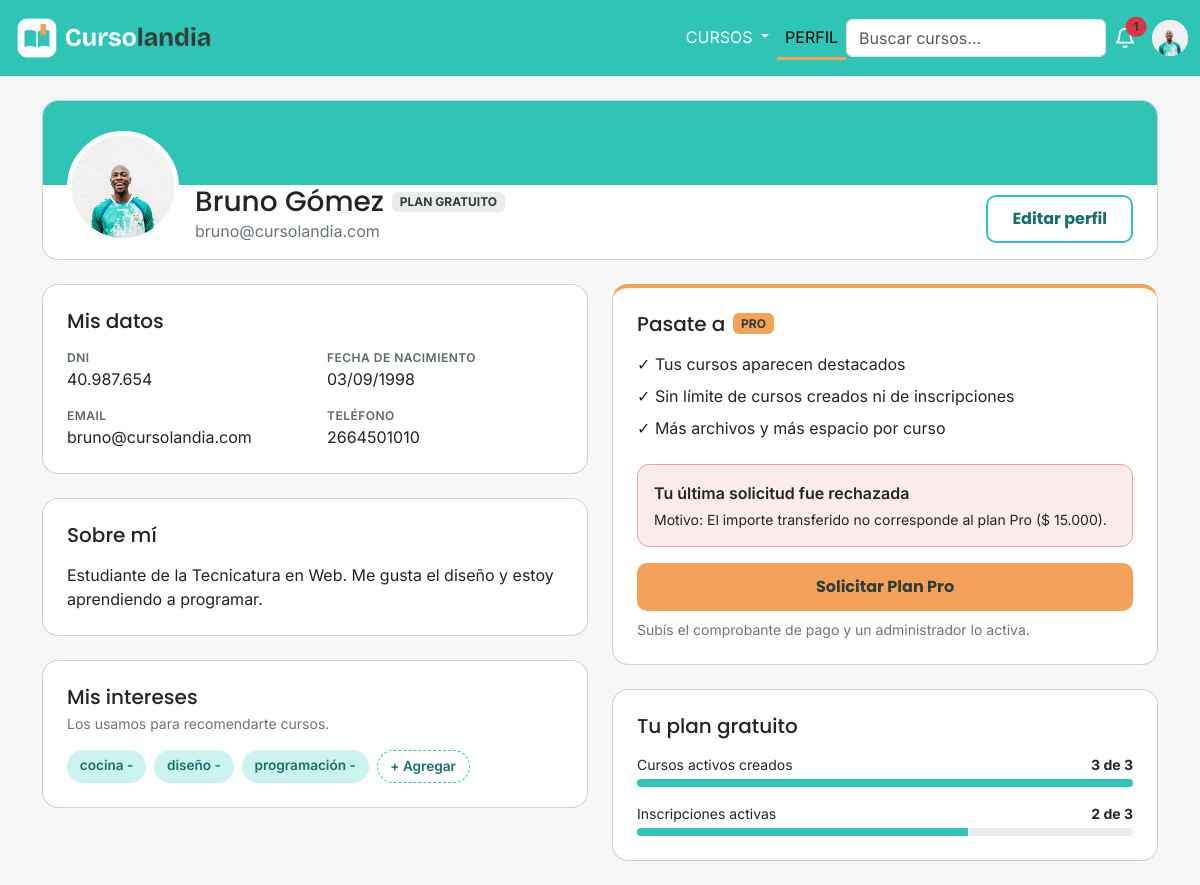
The app's page /vistas/perfil.php (signed in) with its own data.
### tables this page shows
CREATE TABLE usuario (
    id_usuario        INT UNSIGNED NOT NULL COMMENT 'DNI del usuario',
    nombre            VARCHAR(50)  NOT NULL,
    apellido          VARCHAR(50)  NOT NULL,
    email             VARCHAR(100) NOT NULL UNIQUE,
    contrasenia       VARCHAR(255) NOT NULL,
    fecha_nacimiento  DATE NOT NULL,
    telefono          VARCHAR(20)  NULL,
    antecedentes      TEXT NULL,
    imagen_principal  VARCHAR(255) NOT NULL DEFAULT 'img/avatar-default.png',
    tipo_plan         ENUM('gratuito','pro') NOT NULL DEFAULT 'gratuito',
    fecha_venc_pro    DATE NULL,
    PRIMARY KEY (id_usuario),
    CONSTRAINT chk_usuario_dni CHECK (id_usuario BETWEEN 1000000 AND 99999999),
    CONSTRAINT chk_usuario_pro CHECK (tipo_plan = 'gratuito' OR fecha_venc_pro IS NOT NULL)
);

CREATE TABLE solicitud_plan_pro (
    id_solicitud         INT UNSIGNED NOT NULL AUTO_INCREMENT,
    id_usuario           INT UNSIGNED NOT NULL,
    fecha_envio          DATE NOT NULL DEFAULT (CURRENT_DATE),
    mensaje              TEXT NOT NULL,
    comprobante          VARCHAR(255) NOT NULL COMMENT 'ruta del archivo subido',
    estado               ENUM('pendiente','aprobada','denegada') NOT NULL DEFAULT 'pendiente',
    fecha_venc_asignada  DATE NULL,
    motivo_rechazo       VARCHAR(255) NULL,
    PRIMARY KEY (id_solicitud),
    CONSTRAINT chk_solicitud_aprobada CHECK (
        (estado = 'aprobada' AND fecha_venc_asignada IS NOT NULL) OR
        (estado <> 'aprobada' AND fecha_venc_asignada IS NULL)
    ),
    CONSTRAINT chk_solicitud_venc CHECK (fecha_venc_asignada > fecha_envio),
    CONSTRAINT fk_solicitud_usuario FOREIGN KEY (id_usuario)
        REFERENCES usuario (id_usuario)
        ON UPDATE CASCADE
        ON DELETE CASCADE
);

CREATE TABLE etiqueta (
    id_etiqueta  INT UNSIGNED NOT NULL AUTO_INCREMENT,
    nombre       VARCHAR(30)  NOT NULL,
    PRIMARY KEY (id_etiqueta),
    CONSTRAINT uq_etiqueta_nombre UNIQUE (nombre)
);

### vistas/perfil.php (the view, shortened to what the rows shown need)
<?php
require_once __DIR__ . '/../controles/ControlUsuario.php';
require_once __DIR__ . '/../controles/ControlEtiqueta.php';
require_once __DIR__ . '/../controles/ControlSolicitud.php';
require_once __DIR__ . '/../includes/avatar.php';
$controlUsuario = new ControlUsuario($conexion);
$usuario = $controlUsuario->buscarPorId($_SESSION['id_usuario']);
$controlEtiqueta = new ControlEtiqueta($conexion);
foreach($controlEtiqueta->obtenerInteresesDeUsuario($usuario->getId_usuario()) as $etiqueta){
    $usuario->agregarInteres($etiqueta);
}
$cursosCreados = $controlUsuario->contarCursosCreados($usuario->getId_usuario());
$inscripciones = $controlUsuario->contarInscripcionesActivas($usuario->getId_usuario());
$telefono     = $usuario->getTelefono() ?? '';
$antecedentes = $usuario->getAntecedentes() ?? '';
$controlSolicitud = new ControlSolicitud($conexion);
$ultimaSolicitud = $controlSolicitud->obtenerUltimaDeUsuario($usuario->getId_usuario());
?>
<!DOCTYPE html>
<html lang="es">
<head>
    <link href="https://cdn.jsdelivr.net/npm/bootstrap@5.3.8/dist/css/bootstrap.min.css" rel="stylesheet">
    <link href="../css/styles.css" rel="stylesheet">
</head>
<body class="fondo-suave">
    <main class="container perfil my-4">
        <section class="card perfil-encabezado mb-4">
            <div class="card-body d-flex flex-wrap align-items-end justify-content-between gap-3 px-4 pt-0">
                <div class="d-flex flex-wrap align-items-end gap-3">
                    <?php if ($usuario->tieneFoto()): ?>
                        <?php mostrarAvatar($usuario, 'perfil-avatar'); ?>
                    <?php else: ?>
                        <div class="perfil-avatar"><?= htmlspecialchars($usuario->getIniciales()) ?></div>
                    <?php endif; ?>
                    <div>
                        <div class="d-flex flex-wrap align-items-center gap-2">
                            <h1 class="h3 mb-0"><?= htmlspecialchars($usuario->getNombre() . ' ' . $usuario->getApellido()) ?></h1>
                            <?php if ($usuario->esPro()): ?>
                                <span class="badge">PRO</span>
                            <?php else: ?>
                                <span class="badge badge-gratuito">PLAN GRATUITO</span>
                            <?php endif; ?>
                        </div>
                        <p class="text-secondary mb-0"><?= htmlspecialchars($usuario->getEmail()) ?></p>
                    </div>
                </div>
            </div>
        </section>
        <div class="row g-4">
            <div class="col-lg-6 d-flex flex-column gap-4">
                <section class="card">
                    <div class="card-body p-4">
                        <h2 class="h5 mb-3">Mis datos</h2>
                        <dl class="row mb-0">
                            <div class="col-sm-6">
                                <dt class="dato-titulo">DNI</dt>
                                <dd class="mb-3"><?= number_format($usuario->getId_usuario(), 0, ',', '.') ?></dd>
                                <dt class="dato-titulo">Email</dt>
                                <dd class="mb-3 mb-sm-0 text-break"><?= htmlspecialchars($usuario->getEmail()) ?></dd>
                            </div>
                            <div class="col-sm-6">
                                <dt class="dato-titulo">Fecha de nacimiento</dt>
                                <dd class="mb-3"><?= date('d/m/Y', strtotime($usuario->getFecha_nacimiento())) ?></dd>
                                <dt class="dato-titulo">Teléfono</dt>
                                <?php if ($telefono === ''): ?>
                                    <dd class="mb-0 text-secondary">Sin cargar · <a href="editar_perfil.php" class="link-registro">Agregar</a></dd>
                                <?php else: ?>
                                    <dd class="mb-0"><?= htmlspecialchars($telefono) ?></dd>
                                <?php endif; ?>
                            </div>
                        </dl>
                    </div>
                </section>
                <section class="card">
                    <div class="card-body p-4">
                        <h2 class="h5 mb-3">Sobre mí</h2>
                        <?php if ($antecedentes === ''): ?>
                            <div class="perfil-vacio">
                                <p class="fw-semibold mb-1">Todavía no contaste nada sobre vos</p>
                                <p class="text-secondary small mb-2">Tus antecedentes (estudios, experiencia) ayudan a que se inscriban en los cursos que creás.</p>
                                <a href="editar_perfil.php" class="link-registro small">Completar antecedentes</a>
                            </div>
                        <?php else: ?>
                            <p class="mb-0"><?= nl2br(htmlspecialchars($antecedentes)) ?></p>
                        <?php endif; ?>
                    </div>
                </section>
                <section class="card">
                    <div class="card-body p-4">
                        <h2 class="h5 mb-1">Mis intereses</h2>
                        <?php if (count($usuario->getIntereses()) === 0): ?>
                        <div class="perfil-vacio">
                            <p class="text-secondary small mb-2">Todavía no elegiste intereses.</p>
                            <a href="editar_perfil.php" class="link-registro small">+ Agregar intereses</a>
                        </div>
                        <?php else: ?>
                        <div class="d-flex flex-wrap gap-2">
                            <?php foreach ($usuario->getIntereses() as $interes): ?>
                                <span class="chip"><?= htmlspecialchars($interes->getNombre()) ." - " ?></span>
                            <?php endforeach; ?>
                            <a href="editar_perfil.php" class="chip chip-agregar">+ Agregar</a>
                        </div>
                        <?php endif; ?>
                    </div>
                </section>
            </div>
            <div class="col-lg-6 d-flex flex-column gap-4">
                <?php if ($usuario->esPro()): ?>
                    <section class="card card-pro">
                        <div class="card-body p-4">
                            <div class="d-flex align-items-center gap-2 mb-3">
                                <h2 class="h5 mb-0">Tu plan</h2>
                                <span class="badge">PRO</span>
                            </div>
                            <p class="dato-titulo mb-1">Vigente hasta</p>
                            <p class="perfil-vencimiento mb-0"><?= date('d/m/Y', strtotime($usuario->getFecha_venc_pro())) ?></p>
                        </div>
                    </section>
                    <section class="card">
                        <div class="card-body p-4">
                            <h2 class="h5 mb-3">Tu actividad</h2>
                            <div class="d-flex justify-content-between border-bottom pb-2 mb-2">
                                <span>Cursos activos creados</span><strong><?= $cursosCreados ?></strong>
                            </div>
                            <div class="d-flex justify-content-between">
                                <span>Inscripciones activas</span><strong><?= $inscripciones ?></strong>
                            </div>
                        </div>
                    </section>
                <?php else: ?>
                    <section class="card card-pro">
                        <div class="card-body p-4">
                            <div class="d-flex align-items-center gap-2 mb-3">
                                <h2 class="h5 mb-0">Pasate a</h2>
                            </div>
                            <?php if ($ultimaSolicitud !== null && $ultimaSolicitud->estaPendiente()): ?>
                                <div class="solicitud-estado">
                                    <p class="fw-semibold mb-1">⏳ Tu solicitud está pendiente de aprobación</p>
                                    <p class="small mb-0">Te avisamos acá cuando esté resuelta. Enviada el <?= date('d/m/Y', strtotime($ultimaSolicitud->getFecha_envio())) ?>.</p>
                                </div>
                            <?php else: ?>
                                <?php if ($ultimaSolicitud !== null && $ultimaSolicitud->getEstado() === 'denegada'): ?>
                                    <div class="solicitud-estado solicitud-rechazada mb-3">
                                        <p class="fw-semibold mb-1">Tu última solicitud fue rechazada</p>
                                        <p class="small mb-0">Motivo: <?= htmlspecialchars($ultimaSolicitud->getMotivo_rechazo() ?? 'sin especificar') ?></p>
                                    </div>
                                <?php endif; ?>
                            <?php endif; ?>
                        </div>
                    </section>
                    <section class="card">
                        <div class="card-body p-4">
                            <h2 class="h5 mb-3">Tu plan gratuito</h2>
                        </div>
                    </section>
                <?php endif; ?>
            </div>
        </div>
    </main>
</body>
</html>

### includes/avatar.php
<?php
function mostrarAvatar(Usuario $persona, string $clase = 'avatar'): void
{
    if ($persona->tieneFoto()): ?>
        <img src="../<?= htmlspecialchars($persona->getImagen_principal()) ?>" alt="Foto de <?= htmlspecialchars($persona->getNombre()) ?>" class="<?= $clase ?>">
    <?php else: ?>
        <div class="<?= $clase ?>"><?= htmlspecialchars($persona->getIniciales()) ?></div>
    <?php endif;
}

### records on screen
usuario: imagen_principal (picture), $usuario->getNombre() . ' ' . $usuario->getApellido() "Bruno Gómez", email "bruno@cursolandia.com", id_usuario "40.987.654", fecha_nacimiento "03/09/1998"
solicitud_plan_pro: id_usuario.telefono "2664501010", id_usuario.antecedentes "Estudiante de la Tecnicatura en Web. Me gusta el diseño y estoy aprendiendo a programar.", motivo_rechazo "El importe transferido no corresponde al plan Pro ($ 15.000)."
etiqueta: nombre "cocina"
etiqueta: nombre "diseño"
etiqueta: nombre "programación"

### other values on screen
$notiSinLeer "1"
$cursosCreados "3"
$limite "3"
$inscripciones "2"
